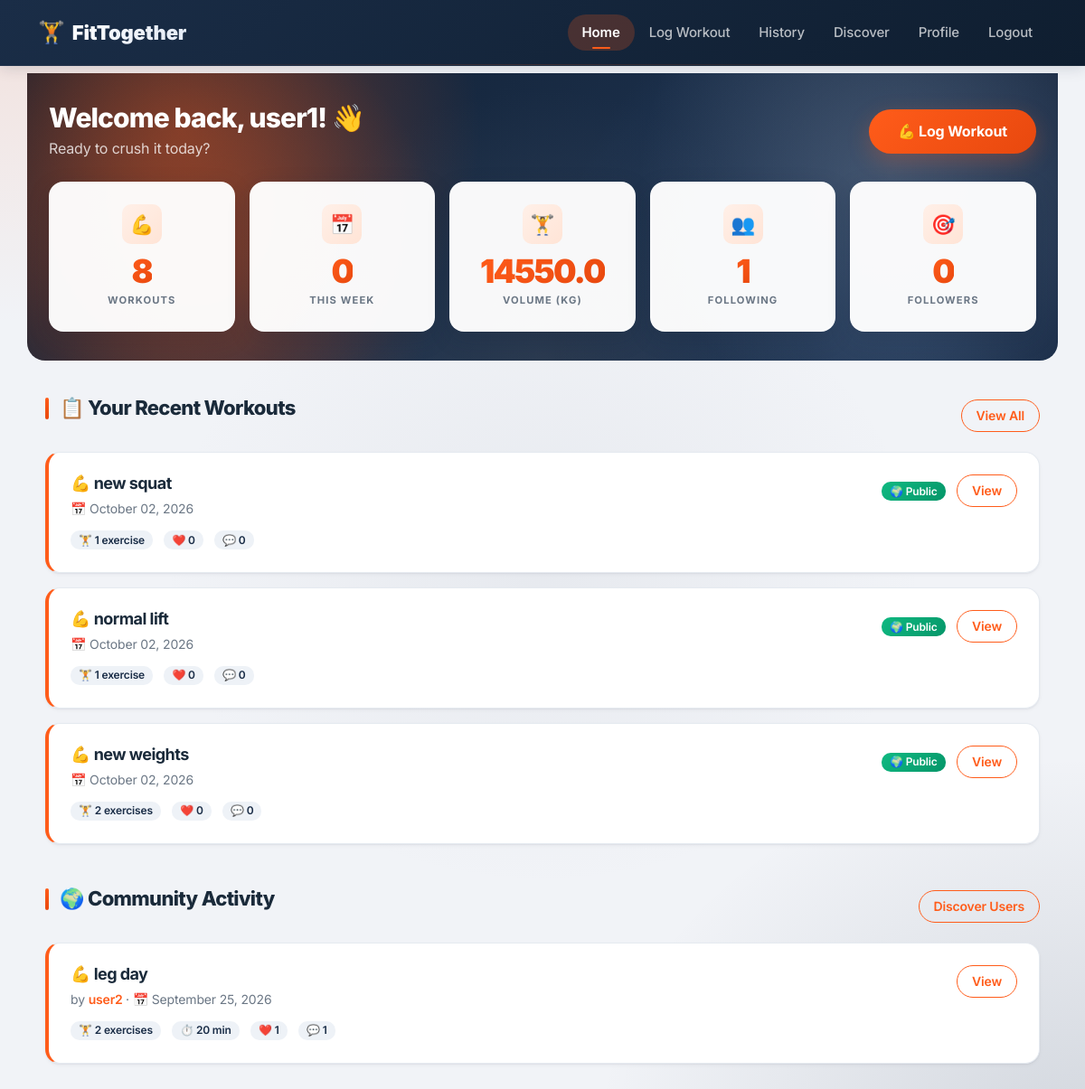
The page / (signed in) on the database its author committed.
### app/__init__.py (models this page shows, shortened)
class User(UserMixin, db.Model):
    __tablename__ = 'users'
    id = db.Column(db.Integer, primary_key=True)
    username = db.Column(db.String(80), unique=True, nullable=False)
    email = db.Column(db.String(120), unique=True, nullable=False)
    password_hash = db.Column(db.String(200), nullable=False)
    bio = db.Column(db.Text, default='')
    profile_pic = db.Column(db.String(200), default='default.jpg')
    fitness_goal = db.Column(db.String(200), default='')
    height = db.Column(db.Float, default=0)
    weight = db.Column(db.Float, default=0)
    created_at = db.Column(db.DateTime, default=datetime.utcnow)
    last_active = db.Column(db.DateTime, default=datetime.utcnow)
    following = db.relationship(
        'User',
        secondary=follows,
        primaryjoin=(follows.c.follower_id == id),
        secondaryjoin=(follows.c.following_id == id),
        lazy='dynamic'
    )
    followers = db.relationship(
        'User',
        secondary=follows,
        primaryjoin=(follows.c.following_id == id),
        secondaryjoin=(follows.c.follower_id == id),
        lazy='dynamic',
        overlaps="following"
    )

class Workout(db.Model):
    __tablename__ = 'workouts'
    id = db.Column(db.Integer, primary_key=True)
    user_id = db.Column(db.Integer, db.ForeignKey('users.id'), nullable=False)
    name = db.Column(db.String(100), nullable=False)
    date = db.Column(db.DateTime, default=datetime.utcnow)
    duration = db.Column(db.Integer, default=0)
    notes = db.Column(db.Text, default='')
    is_public = db.Column(db.Boolean, default=True, nullable=False)
    created_at = db.Column(db.DateTime, default=datetime.utcnow)
    user = db.relationship('User', backref='workouts')
    exercises = db.relationship(
        'Exercise',
        backref='workout',
        cascade='all, delete-orphan'
    )
    def like_count(self):
        return Like.query.filter_by(workout_id=self.id).count()

### app/routes/main.py (the view)
@bp.route('/')
def index():
    if not current_user.is_authenticated:
        return render_template('index.html')
    user_workouts = Workout.query.filter_by(user_id=current_user.id)\
        .order_by(Workout.date.desc()).all()
    total_volume = 0
    for w in user_workouts:
        for ex in w.exercises:
            if ex.sets and ex.reps and ex.weight:
                total_volume += ex.sets * ex.reps * ex.weight
    one_week_ago = datetime.utcnow() - timedelta(days=7)
    week_workouts = [w for w in user_workouts if w.date >= one_week_ago]
    recent_workouts = user_workouts[:3]
    followed_ids = [u.id for u in current_user.following.all()]
    community_workouts = []
    if followed_ids:
        followed_workouts = (
            Workout.query
            .filter(Workout.is_public == True)
            .filter(Workout.user_id.in_(followed_ids))
            .order_by(Workout.date.desc())
            .limit(3)
            .all()
        )
        community_workouts.extend(followed_workouts)
    if len(community_workouts) < 3:
        needed = 3 - len(community_workouts)
        excluded_ids = followed_ids + [current_user.id]
        filler_workouts = (
            Workout.query
            .filter(Workout.is_public == True)
            .filter(~Workout.user_id.in_(excluded_ids))
            .order_by(Workout.date.desc())
            .limit(needed)
            .all()
        )
        community_workouts.extend(filler_workouts)
    return render_template(
        'index.html',
        total_workouts=len(user_workouts),
        total_volume=round(total_volume, 1),
        week_workouts=len(week_workouts),
        recent_workouts=recent_workouts,
        community_workouts=community_workouts,
        follower_count=current_user.followers.count(),
        following_count=current_user.following.count(),
    )

### app/__init__.py (called while the page is built)
@login_manager.user_loader
def load_user(user_id):
    return User.query.get(int(user_id))

### app/templates/index.html (shortened to what this page needs)
{% extends "base.html" %}
{% block content %}
{% if current_user.is_authenticated %}
    <div class="home-hero-band">
        <div class="d-flex justify-content-between align-items-center mb-4 fade-in-up">
            <div>
                <h2 class="mb-1 band-heading">Welcome back, {{ current_user.username }}! 👋</h2>
                <p class="mb-0 band-subtext">Ready to crush it today?</p>
            </div>
            <a href="{{ url_for('workouts.log_workout') }}" class="btn btn-primary btn-lg">
                💪 Log Workout
            </a>
        </div>
        <div class="row g-3">
            <div class="col-6 col-md mb-0 fade-in-up stagger-1">
                <div class="stat-card">
                    <div class="stat-card-icon">💪</div>
                    <div class="stat-number">{{ total_workouts }}</div>
                    <div class="stat-label">Workouts</div>
                </div>
            </div>
            <div class="col-6 col-md mb-0 fade-in-up stagger-2">
                <div class="stat-card">
                    <div class="stat-card-icon">📅</div>
                    <div class="stat-number">{{ week_workouts }}</div>
                    <div class="stat-label">This Week</div>
                </div>
            </div>
            <div class="col-6 col-md mb-0 fade-in-up stagger-3">
                <div class="stat-card">
                    <div class="stat-card-icon">🏋️</div>
                    <div class="stat-number">{{ total_volume }}</div>
                    <div class="stat-label">Volume (kg)</div>
                </div>
            </div>
            <div class="col-6 col-md mb-0 fade-in-up stagger-4">
                <a href="{{ url_for('social.following', username=current_user.username) }}" class="stat-card">
                    <div class="stat-card-icon">👥</div>
                    <div class="stat-number">{{ following_count }}</div>
                    <div class="stat-label">Following</div>
                </a>
            </div>
            <div class="col-6 col-md mb-0 fade-in-up stagger-5">
                <a href="{{ url_for('social.followers', username=current_user.username) }}" class="stat-card">
                    <div class="stat-card-icon">🎯</div>
                    <div class="stat-number">{{ follower_count }}</div>
                    <div class="stat-label">Followers</div>
                </a>
            </div>
        </div>
    </div>
    <div class="after-hero-band">
        <div class="section-heading-row fade-in-up">
            <h4 class="section-heading">📋 Your Recent Workouts</h4>
            <a href="{{ url_for('workouts.history') }}" class="btn btn-sm btn-outline-primary">
                View All
            </a>
        </div>
        {% if recent_workouts %}
            {% for workout in recent_workouts %}
                <div class="workout-card fade-in-up">
                    <div class="d-flex justify-content-between align-items-start">
                        <div>
                            <h5 class="mb-1">💪 {{ workout.name }}</h5>
                            <small class="text-muted">
                                📅 {{ workout.date.strftime('%B %d, %Y') }}
                            </small>
                        </div>
                        <div>
                            {% if workout.is_public %}
                                <span class="badge bg-success">🌍 Public</span>
                            {% else %}
                                <span class="badge bg-dark">🔒 Private</span>
                            {% endif %}
                            <a href="{{ url_for('workouts.view_workout', workout_id=workout.id) }}"
                               class="btn btn-sm btn-outline-primary ms-2">View</a>
                        </div>
                    </div>
                    <div class="mt-2">
                        <span class="badge bg-secondary me-2">
                            🏋️ {{ workout.exercises|length }} exercise{{ 's' if workout.exercises|length != 1 else '' }}
                        </span>
                        <span class="badge bg-secondary me-2">❤️ {{ workout.like_count() }}</span>
                        <span class="badge bg-secondary">💬 {{ workout.comments|length }}</span>
                    </div>
                </div>
            {% endfor %}
        {% endif %}
        <div class="section-heading-row mt-5 fade-in-up">
            <h4 class="section-heading">🌍 Community Activity</h4>
            <a href="{{ url_for('social.users') }}" class="btn btn-sm btn-outline-primary">
                Discover Users
            </a>
        </div>
        {% if community_workouts %}
            {% for workout in community_workouts %}
                <div class="workout-card fade-in-up">
                    <div class="d-flex justify-content-between align-items-start">
                        <div>
                            <h5 class="mb-1">💪 {{ workout.name }}</h5>
                            <small class="text-muted">
                                by
                                <a href="{{ url_for('social.profile', username=workout.user.username) }}">
                                    {{ workout.user.username }}
                                </a>
                                · 📅 {{ workout.date.strftime('%B %d, %Y') }}
                            </small>
                        </div>
                        <a href="{{ url_for('workouts.view_workout', workout_id=workout.id) }}"
                           class="btn btn-sm btn-outline-primary">View</a>
                    </div>
                    <div class="mt-2">
                        <span class="badge bg-secondary me-2">
                            🏋️ {{ workout.exercises|length }} exercise{{ 's' if workout.exercises|length != 1 else '' }}
                        </span>
                        {% if workout.duration %}
                            <span class="badge bg-secondary me-2">⏱️ {{ workout.duration }} min</span>
                        {% endif %}
                        <span class="badge bg-secondary me-2">❤️ {{ workout.like_count() }}</span>
                        <span class="badge bg-secondary">💬 {{ workout.comments|length }}</span>
                    </div>
                </div>
            {% endfor %}
        {% endif %}
    </div>
{% endif %}
{% endblock %}

### rows shown on the page
User: username "user1"
Workout: name "new squat", date "October 02, 2026", is_public "🌍 Public", exercises|length "1", like_count "0", comments|length "0"
Workout: name "normal lift", date "October 02, 2026", is_public "🌍 Public", exercises|length "1", like_count "0", comments|length "0"
Workout: name "new weights", date "October 02, 2026", is_public "🌍 Public", exercises|length "2", exercises "s", like_count "0", comments|length "0"
Workout: name "leg day", user.username "user2", date "September 25, 2026", exercises|length "2", exercises "s", duration "20", like_count "1", comments|length "1"

### other values the page prints
{{ total_workouts }} "8"
{{ week_workouts }} "0"
{{ total_volume }} "14550.0"
{{ following_count }} "1"
{{ follower_count }} "0"
